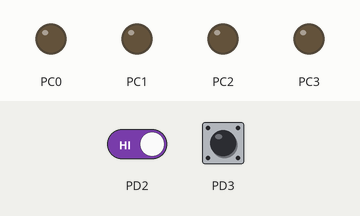
Recording of a program running on a simulated ATmega32, built with avr-gcc and emulated at 1 MHz. Parts: output pins drawn as LEDs (lit = HIGH). Dashed ring = blinking. Inputs (shaded band) come from the test bench; at power-on: PD2 HIGH, PD3 HIGH.

Above: at 1.2 s.
1.3 s: PD2 driven LOW
At 2.17 s:
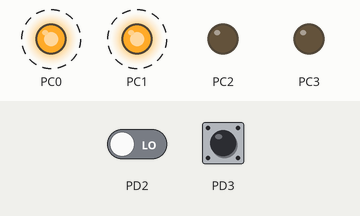
4.3 s: PD2 driven HIGH
At 5.5 s:
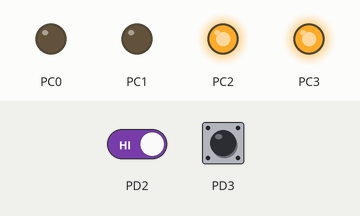
5.8 s: PD2 driven LOW
At 6.8 s:
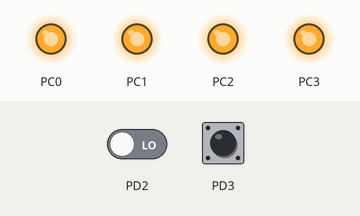
Timing chart, 0 to 8.8 s (numbered marks = the images above; inputs shaded):
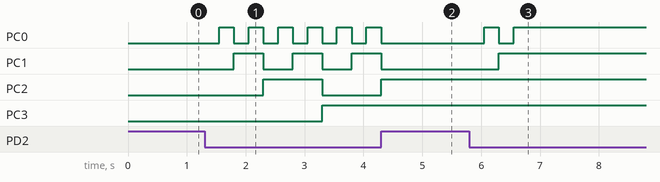

Measured:
- after the input at 1.3 s, PC0: alternates HIGH for 0.25 s and LOW for 0.25 s, starting after 0.25 s; PC1: alternates HIGH for 0.50 s and LOW for 0.50 s, starting after 0.50 s; PC2: LOW → HIGH after 1.0 s, → LOW 1.0 s later; PC3: LOW → HIGH after 2.0 s
- after the input at 4.3 s, PC0, PC1: goes on until 4.3 s, then stays LOW
- after the input at 5.8 s, PC0: LOW → HIGH after 0.25 s, → LOW 0.25 s later, → HIGH 0.25 s later; PC1: LOW → HIGH after 0.50 s

The program:

03_BinaryCounter4Bit.c
```c
/*
 * ---------------------------------------------------------------- *
 	Project Name: 4-bit Binary Up-Down Counter

	Brief: 	4-bit Binary Up-Down counter, input from two switches and
			Output the count value on Output PORT
 * ---------------------------------------------------------------- *

 * ---------------------------------------------------------------- *
 	Target MCU: ATMega32A, F_CPU=1000000UL
	High Fuse: 0xD9, Low Fuse: 0xE1
	Resource Used: PORTC, PORTD
 * ---------------------------------------------------------------- *

 * ---------------------------------------------------------------- *
							Connections

		PD2 (EXT Pull-up)             		SW1 (Up Count)
		PD3 (EXT Pull-up)             		SW2 (Down Count)
		PC3:PC0								Output LEDs

	NB: MCU Power pins, RESET pin should connect properly
 * ---------------------------------------------------------------- *

 */

/* --------------------- Defined Symbols --------------------------*/
/* ----------------------------------------------------------------*/


#include <avr/io.h>
#include <util/delay.h>

/* ------------------ Function Prototypes -------------------------*/
/* ----------------------------------------------------------------*/

/* -------------------- Global Variables --------------------------*/
/* ----------------------------------------------------------------*/

int main(void) {

	// PORTD (PD3:PD2) as GPIO Input with High-Z
    DDRD &= ~0x0C;
	// PORTC (PC3:PC0) as GPIO Output
	DDRC = 0x0F;

	// Variable that counts the Input
	uint8_t count = 0;

    while (1) {

		// Check if SW1 is pressed (Up Count)
		if ( (PIND & 0x04) == 0 ) {
			// Switch De-bounce delay of 250 ms
			_delay_ms(250);

			// Check if count value is less than MAX value (15 for 4-bit)
			// If true increment the count value, otherwise continue
			if (count < 15)
				count = count + 1;
			else
				continue;

			// Clear PC3:PC0
			PORTC &= 0xF0;
			// Show the count value to Output PORT (PC3:PC0)
			PORTC |= (count & 0x0F);
		}

		// Check if SW2 is pressed (Down Count)
		if ( (PIND & 0x08) == 0 ) {
			// Switch De-bounce delay of 250 ms
			_delay_ms(250);

			// Check if count value is greater than MIN value (0)
			// If true decrement the count value, otherwise continue
			if (count > 0)
				count = count - 1;
			else
				continue;


			// Clear Only bits (PC3:PC0)
			PORTC &= 0xF0;
			// Show the count value to Output PORT (PC3:PC0)
			PORTC |= (count & 0x0F);
		}
    }

	return 0;
}
```
